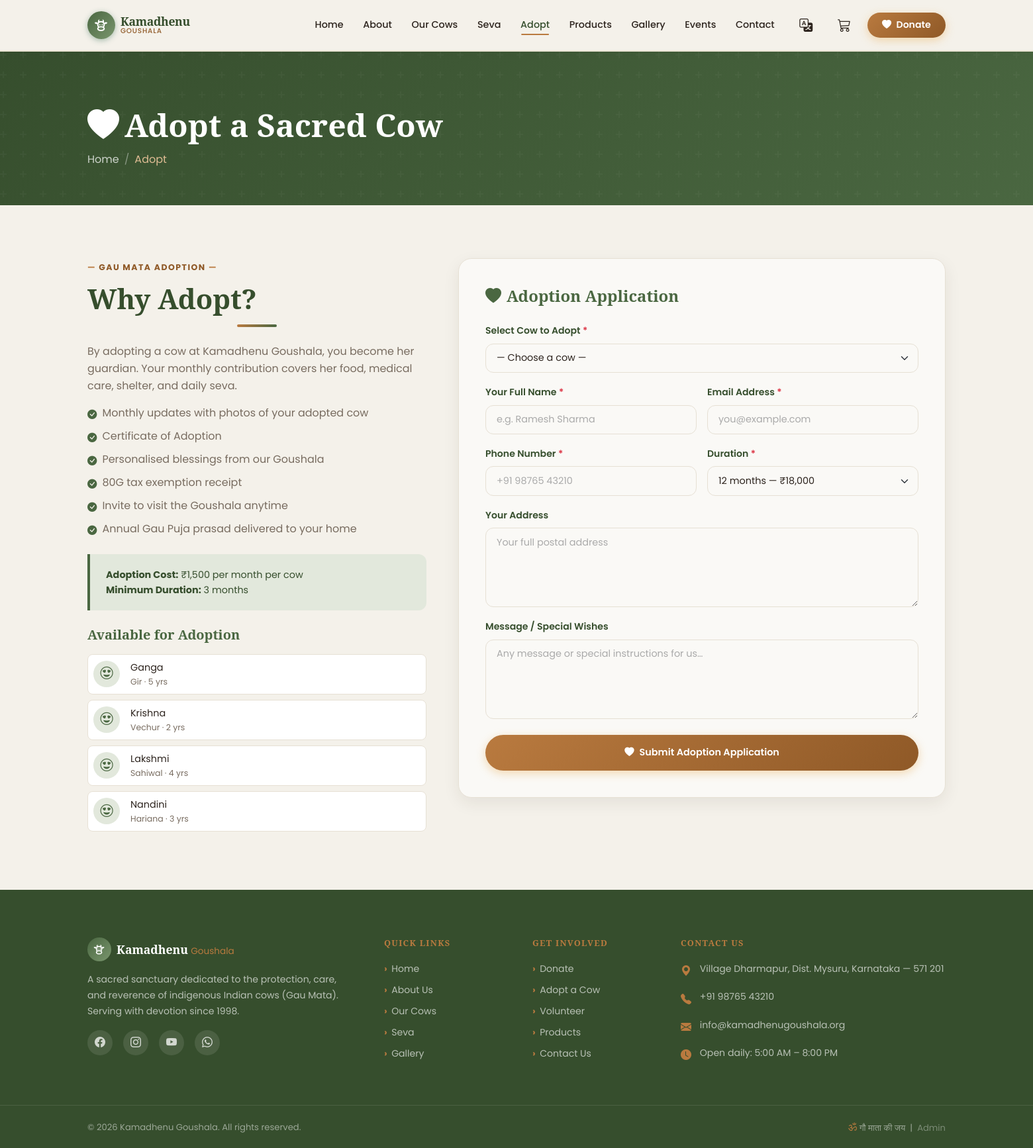
Screenshot of /adopt.php with the database file from the repository.
### tables this page shows
CREATE TABLE IF NOT EXISTS `cows` (
  `id`          INT UNSIGNED NOT NULL AUTO_INCREMENT,
  `name`        VARCHAR(100) NOT NULL,
  `breed`       VARCHAR(100) NOT NULL DEFAULT '',
  `age`         TINYINT UNSIGNED NOT NULL DEFAULT 0,
  `gender`      ENUM('Female','Male','Calf') NOT NULL DEFAULT 'Female',
  `color`       VARCHAR(80) NOT NULL DEFAULT '',
  `weight_kg`   DECIMAL(6,2) UNSIGNED DEFAULT NULL,
  `health_status` ENUM('Healthy','Under Treatment','Recovered') NOT NULL DEFAULT 'Healthy',
  `adoption_status` ENUM('Available','Adopted','Not Available') NOT NULL DEFAULT 'Available',
  `description` TEXT DEFAULT NULL,
  `image`       VARCHAR(255) DEFAULT NULL,
  `is_featured` TINYINT(1) NOT NULL DEFAULT 0,
  `created_at`  TIMESTAMP NOT NULL DEFAULT CURRENT_TIMESTAMP,
  `updated_at`  TIMESTAMP NOT NULL DEFAULT CURRENT_TIMESTAMP ON UPDATE CURRENT_TIMESTAMP,
  PRIMARY KEY (`id`),
  INDEX `idx_cows_adoption_status` (`adoption_status`),
  INDEX `idx_cows_is_featured` (`is_featured`)
);

### includes/functions.php (called while the page is built, shortened)
<?php
function e(string $str): string {
    return htmlspecialchars($str, ENT_QUOTES | ENT_SUBSTITUTE, 'UTF-8');
}

### adopt.php (the view, shortened to what this page needs)
<?php
require_once __DIR__ . '/includes/functions.php';
$pdo = getDBConnection();
$availableCows = $pdo->query("SELECT id, name, breed, age FROM cows WHERE adoption_status='Available' ORDER BY name")->fetchAll();
$old     = [];
require_once __DIR__ . '/includes/header.php';
require_once __DIR__ . '/includes/navbar.php';
?>
<section class="kg-page-banner">
  <div class="container">
    <h1><i class="bi bi-heart-fill me-2"></i>Adopt a Sacred Cow</h1>
    <nav aria-label="breadcrumb">
      <ol class="breadcrumb mb-0">
        <li class="breadcrumb-item"><a href="<?= BASE_URL ?>/">Home</a></li>
        <li class="breadcrumb-item active">Adopt</li>
      </ol>
    </nav>
  </div>
</section>
<section class="kg-section">
  <div class="container">
    <div class="row g-5">
      <div class="col-lg-5">
        <div class="kg-section-label">Gau Mata Adoption</div>
        <h2 class="kg-section-title">Why Adopt?</h2>
        <div class="kg-divider mb-4"></div>
        <p style="color:var(--kg-text-muted);">
          By adopting a cow at Kamadhenu Goushala, you become her guardian.
          Your monthly contribution covers her food, medical care, shelter, and daily seva.
        </p>
        <ul class="list-unstyled mt-3" style="color:var(--kg-text-muted);">
          <?php
          $benefits = [
            'Monthly updates with photos of your adopted cow',
            'Certificate of Adoption',
            'Personalised blessings from our Goushala',
            '80G tax exemption receipt',
            'Invite to visit the Goushala anytime',
            'Annual Gau Puja prasad delivered to your home',
          ];
          foreach ($benefits as $b): ?>
          <li class="d-flex align-items-start gap-2 mb-2">
            <i class="bi bi-check-circle-fill mt-1" style="color:var(--kg-green);font-size:.9rem;flex-shrink:0;"></i>
            <span><?= e($b) ?></span>
          </li>
          <?php endforeach; ?>
        </ul>
        <div class="kg-info-box mt-4">
          <p class="mb-0" style="color:var(--kg-green-dark);font-size:.9rem;">
            <strong>Adoption Cost:</strong> ₹1,500 per month per cow<br>
            <strong>Minimum Duration:</strong> 3 months
          </p>
        </div>
        <?php if (!empty($availableCows)): ?>
        <h5 class="mt-4 mb-3 text-kg-green">Available for Adoption</h5>
        <?php foreach (array_slice($availableCows, 0, 4) as $ac): ?>
        <div class="d-flex align-items-center gap-3 mb-2 p-2 bg-white rounded-3 border" style="border-color:var(--kg-border)!important;">
          <div style="width:40px;height:40px;background:var(--kg-green-pale);border-radius:50%;display:flex;align-items:center;justify-content:center;color:var(--kg-green);font-size:1.2rem;">
            <i class="bi bi-emoji-heart-eyes"></i>
          </div>
          <div>
            <div class="fw-600" style="font-size:.9rem;"><?= e($ac['name']) ?></div>
            <div style="font-size:.78rem;color:var(--kg-text-muted);"><?= e($ac['breed']) ?> · <?= (int)$ac['age'] ?> yrs</div>
          </div>
        </div>
        <?php endforeach; ?>
        <?php endif; ?>
      </div>
      <div class="col-lg-7">
        <div class="kg-form-card">
          <h4 class="mb-4 text-kg-green"><i class="bi bi-heart-fill me-2"></i>Adoption Application</h4>
          <form method="POST" action="" data-validate novalidate>
            <div class="mb-3">
              <label for="cow_id" class="form-label">Select Cow to Adopt <span class="text-danger">*</span></label>
              <select name="cow_id" id="cow_id" class="form-select" required>
                <option value="">— Choose a cow —</option>
              </select>
            </div>
            <div class="row g-3">
              <div class="col-md-6 mb-3">
                <label for="adopter_name" class="form-label">Your Full Name <span class="text-danger">*</span></label>
                <input type="text" id="adopter_name" name="adopter_name" class="form-control"
                       placeholder="e.g. Ramesh Sharma"
                       value="<?= e($old['adopter_name'] ?? '') ?>" required>
              </div>
              <div class="col-md-6 mb-3">
                <label for="adopter_email" class="form-label">Email Address <span class="text-danger">*</span></label>
                <input type="email" id="adopter_email" name="adopter_email" class="form-control"
                       placeholder="you@example.com"
                       value="<?= e($old['adopter_email'] ?? '') ?>" required>
              </div>
            </div>
            <div class="row g-3">
              <div class="col-md-6 mb-3">
                <label for="adopter_phone" class="form-label">Phone Number <span class="text-danger">*</span></label>
                <input type="tel" id="adopter_phone" name="adopter_phone" class="form-control"
                       placeholder="+91 98765 43210"
                       value="<?= e($old['adopter_phone'] ?? '') ?>" required>
              </div>
              <div class="col-md-6 mb-3">
                <label for="duration_months" class="form-label">Duration <span class="text-danger">*</span></label>
                <select name="duration_months" id="duration_months" class="form-select" required>
                  <option value="12" <?= ($old['duration_months'] ?? 12) == 12 ? 'selected':'' ?>>12 months — ₹18,000</option>
                </select>
              </div>
            </div>
            <div class="mb-3">
              <label for="adopter_address" class="form-label">Your Address</label>
              <textarea name="adopter_address" id="adopter_address" class="form-control" rows="2"
                        placeholder="Your full postal address"><?= e($old['adopter_address'] ?? '') ?></textarea>
            </div>
            <div class="mb-4">
              <label for="message" class="form-label">Message / Special Wishes</label>
              <textarea name="message" id="message" class="form-control" rows="3"
                        placeholder="Any message or special instructions for us…"><?= e($old['message'] ?? '') ?></textarea>
            </div>
            <button type="submit" class="btn btn-kg-gold w-100 py-3" id="adoptSubmitBtn">
              <i class="bi bi-heart-fill me-2"></i>Submit Adoption Application
            </button>
          </form>
        </div>
      </div>
    </div>
  </div>
</section>
<?php require_once __DIR__ . '/includes/footer.php'; ?>

### assets/css/style.css (style rules this page uses)
:root { --kg-green: #4A6741; --kg-green-dark: #364E2D; --kg-green-light: #7A966E; --kg-green-pale: #E2E8DC; --kg-gold: #B97A3F; --kg-gold-dark: #8F5927; --kg-gold-light: #DFBC94; --kg-cream: #F4F1EA; --kg-cream-dark: #EAE4D4; --kg-brown: #584033; --kg-text: #2D241E; --kg-text-muted: #786C60; --kg-border: #E6E0D4; --kg-white: #FAF9F6; --kg-shadow-sm: 0 4px 12px rgba(45, 36, 30, .04); --kg-shadow-md: 0 8px 24px rgba(45, 36, 30, .08); --kg-shadow-lg: 0 16px 48px rgba(45, 36, 30, .12); --kg-radius: 20px; --kg-radius-sm: 12px; --kg-radius-pill: 50px; --kg-transition: all .4s cubic-bezier(.25,.8,.25,1); }
*,*::before,*::after { box-sizing: border-box; }
html { scroll-behavior: smooth; }
body { font-family: 'Poppins', sans-serif; color: var(--kg-text); background-color: var(--kg-cream); line-height: 1.6; display: flex; flex-direction: column; min-height: 100vh; }
h1,h2,h3,h4,h5,h6 { font-family: 'Noto Serif', Georgia, serif; font-weight: 700; line-height: 1.3; }
a { color: var(--kg-green); text-decoration: none; transition: var(--kg-transition); }
.btn-kg-gold { background: linear-gradient(135deg, var(--kg-gold) 0%, var(--kg-gold-dark) 100%); color: #fff; border: none; border-radius: var(--kg-radius-pill); padding: .65rem 1.8rem; font-weight: 600; font-size: .9rem; box-shadow: 0 4px 14px rgba(233,168,76,.4); transition: var(--kg-transition); }
.kg-section { padding: 5rem 0; }
.kg-section-label { display: inline-block; color: var(--kg-gold-dark); font-size: .78rem; font-weight: 700; letter-spacing: .12em; text-transform: uppercase; margin-bottom: .6rem; }
.kg-section-label::before, .kg-section-label::after { content: '— '; color: var(--kg-gold); }
.kg-section-label::after { content: ' —'; }
.kg-section-title { font-size: clamp(1.7rem, 3.5vw, 2.6rem); color: var(--kg-green-dark); margin-bottom: .8rem; }
.kg-divider { width: 60px; height: 4px; background: linear-gradient(90deg, var(--kg-gold), var(--kg-green)); border-radius: 4px; margin: .8rem auto 0; }
.kg-page-banner { background: linear-gradient(135deg, var(--kg-green-dark) 0%, var(--kg-green) 100%); padding: 5rem 0 3.5rem; position: relative; overflow: hidden; }
.kg-page-banner::before { content: ''; position: absolute; inset: 0; }
.kg-page-banner h1 { color: #fff; font-size: clamp(1.8rem, 4vw, 3rem); margin-bottom: .5rem; position: relative; }
.kg-page-banner .breadcrumb { position: relative; }
.kg-page-banner .breadcrumb-item, .kg-page-banner .breadcrumb-item a { color: rgba(255,255,255,.75); }
.kg-page-banner .breadcrumb-item.active { color: var(--kg-gold-light); }
.kg-page-banner .breadcrumb-item + .breadcrumb-item::before { color: rgba(255,255,255,.4); }
.kg-form-card { background: var(--kg-white); border-radius: var(--kg-radius); padding: 2.5rem; box-shadow: var(--kg-shadow-md); border: 1px solid var(--kg-border); }
.form-label { font-weight: 600; color: var(--kg-green-dark); font-size: .88rem; }
.form-control, .form-select { border: 1.5px solid var(--kg-border); border-radius: var(--kg-radius-sm); padding: .65rem 1rem; font-size: .9rem; color: var(--kg-text); background-color: var(--kg-white); transition: var(--kg-transition); }
.form-control::placeholder { color: #aaa; }
textarea.form-control { resize: vertical; min-height: 120px; }
.text-kg-green { color: var(--kg-green) !important; }
.kg-info-box { background: var(--kg-green-pale); border-left: 4px solid var(--kg-green); border-radius: 0 var(--kg-radius-sm) var(--kg-radius-sm) 0; padding: 1.2rem 1.5rem; }
body { animation: pageLoadFade 0.8s ease-out forwards; }

### includes/footer.php (style rules this page uses)
body { top: 0px !important; position: relative !important; }
html { height: 100%; }

### rows the page displays
cows: name "Ganga", breed "Gir", age "5"
cows: name "Krishna", breed "Vechur", age "2"
cows: name "Lakshmi", breed "Sahiwal", age "4"
cows: name "Nandini", breed "Hariana", age "3"

### other values shown
$b "Monthly updates with photos of your adopted cow"
$b "Certificate of Adoption"
$b "Personalised blessings from our Goushala"
$b "80G tax exemption receipt"
$b "Invite to visit the Goushala anytime"
$b "Annual Gau Puja prasad delivered to your home"
SITE_ADDRESS "Village Dharmapur, Dist. Mysuru, Karnataka — 571 201"
SITE_PHONE "+91 98765 43210"
SITE_EMAIL "info@kamadhenugoushala.org"
SITE_NAME "Kamadhenu Goushala"
